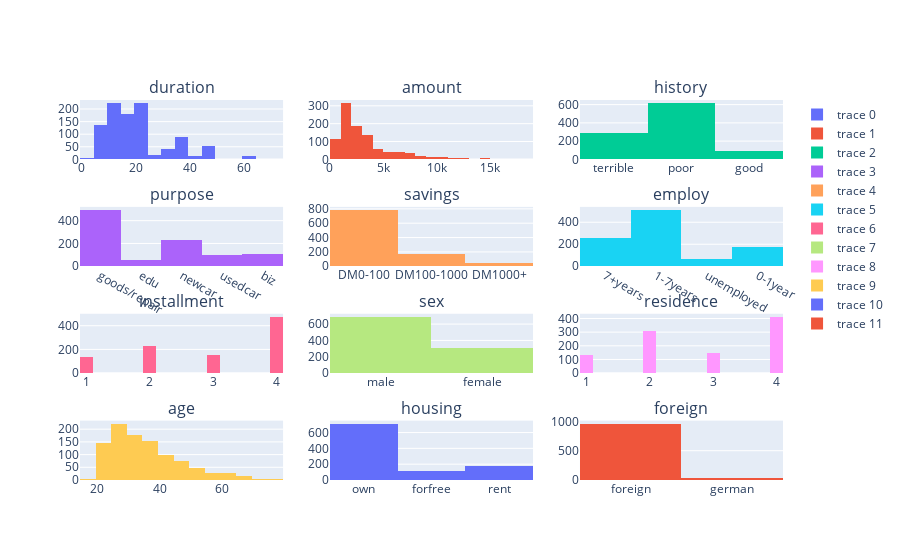

Source (notebook cell):
### Code cell
import plotly.graph_objects as go
from plotly.subplots import make_subplots

fig=make_subplots(
rows=4,cols=3,
subplot_titles=['duration','amount','history','purpose','savings','employ','installment','sex','residence','age','housing','foreign']
)
fig.append_trace(go.Histogram(x=ds[::1]['duration'],nbinsx=20),1,1)
fig.append_trace(go.Histogram(x=ds[::1]['amount'],nbinsx=20),1,2)
fig.append_trace(go.Histogram(x=ds[::1]['history'],nbinsx=20),1,3)
fig.append_trace(go.Histogram(x=ds[::1]['purpose'],nbinsx=20),2,1)
fig.append_trace(go.Histogram(x=ds[::1]['savings'],nbinsx=20),2,2)
fig.append_trace(go.Histogram(x=ds[::1]['employ'],nbinsx=20),2,3)
fig.append_trace(go.Histogram(x=ds[::1]['installment'],nbinsx=20),3,1)
fig.append_trace(go.Histogram(x=ds[::1]['sex'],nbinsx=20),3,2)
fig.append_trace(go.Histogram(x=ds[::1]['residence'],nbinsx=20),3,3)
fig.append_trace(go.Histogram(x=ds[::1]['age'],nbinsx=20),4,1)
fig.append_trace(go.Histogram(x=ds[::1]['housing'],nbinsx=20),4,2)
fig.append_trace(go.Histogram(x=ds[::1]['foreign'],nbinsx=20),4,3)
fig.show()

### Figure 1 — Plotly figure (JSON) as saved in the notebook; plotly's stock layout.template omitted (floating-point values rounded to 4 significant figures; data arrays with more than 128 entries replaced by an {"elided": "..."} marker saying what was removed)
{"data": [{"nbinsx": 20, "type": "histogram", "x": {"elided": "1000 int values"}, "xaxis": "x", "yaxis": "y"}, {"nbinsx": 20, "type": "histogram", "x": {"elided": "1000 int values"}, "xaxis": "x2", "yaxis": "y2"}, {"nbinsx": 20, "type": "histogram", "x": {"elided": "1000 str values"}, "xaxis": "x3", "yaxis": "y3"}, {"nbinsx": 20, "type": "histogram", "x": {"elided": "1000 str values"}, "xaxis": "x4", "yaxis": "y4"}, {"nbinsx": 20, "type": "histogram", "x": {"elided": "1000 str values"}, "xaxis": "x5", "yaxis": "y5"}, {"nbinsx": 20, "type": "histogram", "x": {"elided": "1000 str values"}, "xaxis": "x6", "yaxis": "y6"}, {"nbinsx": 20, "type": "histogram", "x": {"elided": "1000 int values"}, "xaxis": "x7", "yaxis": "y7"}, {"nbinsx": 20, "type": "histogram", "x": {"elided": "1000 str values"}, "xaxis": "x8", "yaxis": "y8"}, {"nbinsx": 20, "type": "histogram", "x": {"elided": "1000 int values"}, "xaxis": "x9", "yaxis": "y9"}, {"nbinsx": 20, "type": "histogram", "x": {"elided": "1000 int values"}, "xaxis": "x10", "yaxis": "y10"}, {"nbinsx": 20, "type": "histogram", "x": {"elided": "1000 str values"}, "xaxis": "x11", "yaxis": "y11"}, {"nbinsx": 20, "type": "histogram", "x": {"elided": "1000 str values"}, "xaxis": "x12", "yaxis": "y12"}], "layout": {"annotations": [{"font": {"size": 16}, "showarrow": false, "text": "duration", "x": 0.1444, "xanchor": "center", "xref": "paper", "y": 1, "yanchor": "bottom", "yref": "paper"}, {"font": {"size": 16}, "showarrow": false, "text": "amount", "x": 0.5, "xanchor": "center", "xref": "paper", "y": 1, "yanchor": "bottom", "yref": "paper"}, {"font": {"size": 16}, "showarrow": false, "text": "history", "x": 0.8556, "xanchor": "center", "xref": "paper", "y": 1, "yanchor": "bottom", "yref": "paper"}, {"font": {"size": 16}, "showarrow": false, "text": "purpose", "x": 0.1444, "xanchor": "center", "xref": "paper", "y": 0.7188, "yanchor": "bottom", "yref": "paper"}, {"font": {"size": 16}, "showarrow": false, "text": "savings", "x": 0.5, "xanchor": "center", "xref": "paper", "y": 0.7188, "yanchor": "bottom", "yref": "paper"}, {"font": {"size": 16}, "showarrow": false, "text": "employ", "x": 0.8556, "xanchor": "center", "xref": "paper", "y": 0.7188, "yanchor": "bottom", "yref": "paper"}, {"font": {"size": 16}, "showarrow": false, "text": "installment", "x": 0.1444, "xanchor": "center", "xref": "paper", "y": 0.4375, "yanchor": "bottom", "yref": "paper"}, {"font": {"size": 16}, "showarrow": false, "text": "sex", "x": 0.5, "xanchor": "center", "xref": "paper", "y": 0.4375, "yanchor": "bottom", "yref": "paper"}, {"font": {"size": 16}, "showarrow": false, "text": "residence", "x": 0.8556, "xanchor": "center", "xref": "paper", "y": 0.4375, "yanchor": "bottom", "yref": "paper"}, {"font": {"size": 16}, "showarrow": false, "text": "age", "x": 0.1444, "xanchor": "center", "xref": "paper", "y": 0.1562, "yanchor": "bottom", "yref": "paper"}, {"font": {"size": 16}, "showarrow": false, "text": "housing", "x": 0.5, "xanchor": "center", "xref": "paper", "y": 0.1562, "yanchor": "bottom", "yref": "paper"}, {"font": {"size": 16}, "showarrow": false, "text": "foreign", "x": 0.8556, "xanchor": "center", "xref": "paper", "y": 0.1562, "yanchor": "bottom", "yref": "paper"}], "xaxis": {"anchor": "y", "domain": [0, 0.2889]}, "xaxis10": {"anchor": "y10", "domain": [0, 0.2889]}, "xaxis11": {"anchor": "y11", "domain": [0.3556, 0.6444]}, "xaxis12": {"anchor": "y12", "domain": [0.7111, 1]}, "xaxis2": {"anchor": "y2", "domain": [0.3556, 0.6444]}, "xaxis3": {"anchor": "y3", "domain": [0.7111, 1]}, "xaxis4": {"anchor": "y4", "domain": [0, 0.2889]}, "xaxis5": {"anchor": "y5", "domain": [0.3556, 0.6444]}, "xaxis6": {"anchor": "y6", "domain": [0.7111, 1]}, "xaxis7": {"anchor": "y7", "domain": [0, 0.2889]}, "xaxis8": {"anchor": "y8", "domain": [0.3556, 0.6444]}, "xaxis9": {"anchor": "y9", "domain": [0.7111, 1]}, "yaxis": {"anchor": "x", "domain": [0.8438, 1]}, "yaxis10": {"anchor": "x10", "domain": [0, 0.1562]}, "yaxis11": {"anchor": "x11", "domain": [0, 0.1562]}, "yaxis12": {"anchor": "x12", "domain": [0, 0.1562]}, "yaxis2": {"anchor": "x2", "domain": [0.8438, 1]}, "yaxis3": {"anchor": "x3", "domain": [0.8438, 1]}, "yaxis4": {"anchor": "x4", "domain": [0.5625, 0.7188]}, "yaxis5": {"anchor": "x5", "domain": [0.5625, 0.7188]}, "yaxis6": {"anchor": "x6", "domain": [0.5625, 0.7188]}, "yaxis7": {"anchor": "x7", "domain": [0.2812, 0.4375]}, "yaxis8": {"anchor": "x8", "domain": [0.2812, 0.4375]}, "yaxis9": {"anchor": "x9", "domain": [0.2812, 0.4375]}}}
